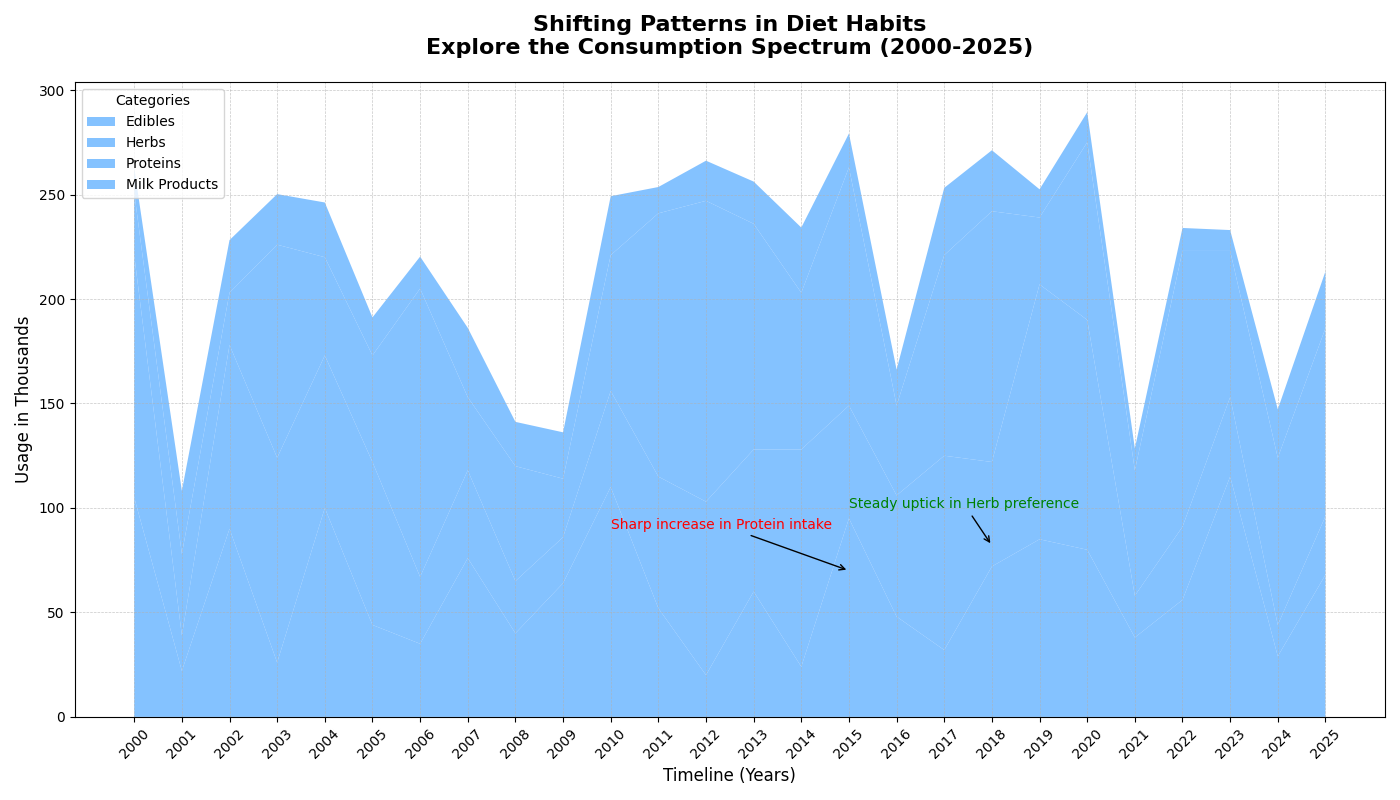

Generate this figure with Python:
import matplotlib.pyplot as plt
import numpy as np

years = np.arange(2000, 2026)

fruits_consumption = [105, 22, 90, 26, 100, 44, 35, 76, 40, 64, 110, 52, 20, 60, 24, 95, 48, 32, 72, 85, 80, 38, 56, 115, 29, 68]
vegetables_consumption = [116, 17, 88, 98, 73, 78, 32, 42, 25, 22, 46, 63, 83, 68, 104, 54, 58, 93, 50, 122, 110, 20, 35, 38, 15, 28]
meats_consumption = [30, 39, 25, 102, 47, 51, 138, 35, 55, 28, 65, 126, 144, 108, 75, 114, 43, 96, 120, 32, 85, 60, 132, 70, 80, 90]
dairy_consumption = [11.8, 30.2, 25.2, 24.2, 26.2, 18.2, 15.3, 33.2, 21.2, 22.2, 28.2, 12.6, 19.2, 20.2, 31.2, 16.2, 17.2, 32.2, 29.2, 13.5, 14.4, 10.5, 11, 10, 23.2, 27.2]

data = np.vstack([fruits_consumption, vegetables_consumption, meats_consumption, dairy_consumption])
single_color = '#66b3ff'  # Consistent single color for all groups

fig, ax = plt.subplots(figsize=(14, 8))
ax.stackplot(years, data, labels=['Edibles', 'Herbs', 'Proteins', 'Milk Products'], colors=[single_color]*4, alpha=0.8)

ax.set_title('Shifting Patterns in Diet Habits\nExplore the Consumption Spectrum (2000-2025)', fontsize=16, fontweight='bold', pad=20)
ax.set_xlabel('Timeline (Years)', fontsize=12)
ax.set_ylabel('Usage in Thousands', fontsize=12)

ax.legend(loc='upper left', title="Categories")
ax.grid(linestyle='--', linewidth=0.5, alpha=0.7)

ax.annotate('Sharp increase in Protein intake', xy=(2015, 70), xytext=(2010, 90),
            arrowprops=dict(facecolor='black', arrowstyle='->'), fontsize=10, color='red')
ax.annotate('Steady uptick in Herb preference', xy=(2018, 82), xytext=(2015, 100),
            arrowprops=dict(facecolor='black', arrowstyle='->'), fontsize=10, color='green')

ax.set_xticks(years)
ax.set_xticklabels(years, rotation=45)

plt.tight_layout()
plt.show()
